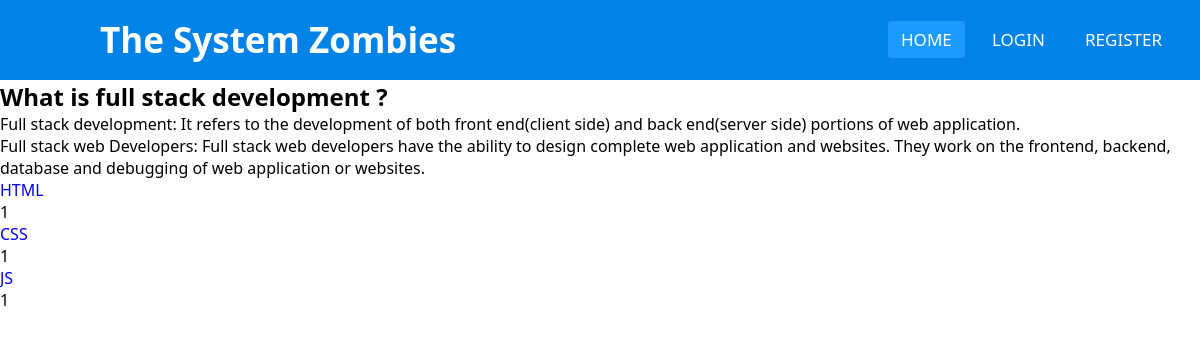
The app's page /, older data.
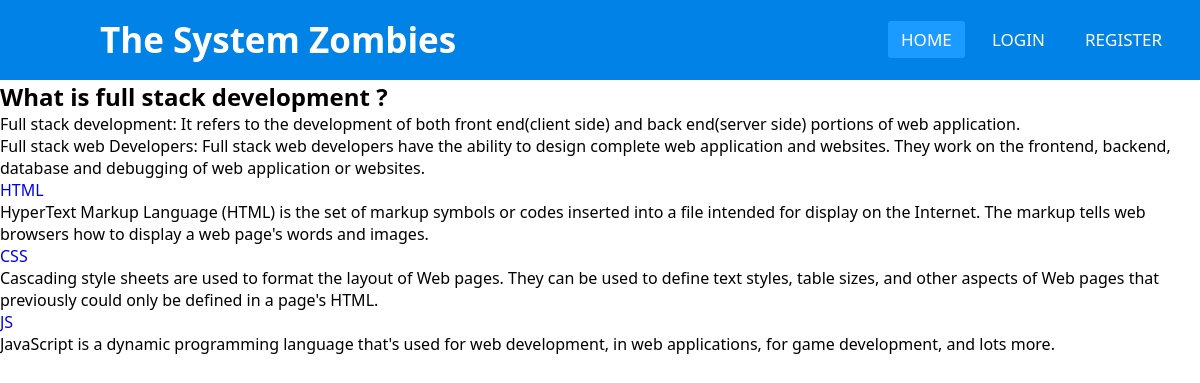
The same page, newer data.
### main/models.py (models this page shows, shortened)
class DevName(models.Model):
    name=models.CharField(max_length=200)
    desc=models.TextField(default='')

### main/views.py (the view)
# urls.py: path('', views.home, name="home"),
def home(request):
    devname= DevName.objects
    return render(request,'home.html',{"devname":devname})

### templates/home.html (shortened to what this page needs)
{% extends 'base.html' %}
{% block content %}
<h2> What is full stack development ? </h2>
<p> Full stack development: It refers to the development of both front end(client side) and back end(server side) portions of web application.</p>
<p> Full stack web Developers: Full stack web developers have the ability to design complete web application and websites. They work on the frontend, backend, database and debugging of web application or websites. </p>
<div>
{% for x in devname.all%}
<a href= "/video/{{x.id}}/"> {{x.name}} </a>
<div> {{x.desc}} </div>
{%endfor%}
{% endblock %}

Row changes from the older to the newer data that the page shows:
changed DevName "HTML": desc "1" → "HyperText Markup Language (HTML) is the set of markup symbols or codes inserted into a file intended for display on the Internet. The markup tells web browsers how to display a web page's words and images."
changed DevName "CSS": desc "1" → "Cascading style sheets are used to format the layout of Web pages. They can be used to define text styles, table sizes, and other aspects of Web pages that previously could only be defined in a page's HTML."
changed DevName "JS": desc "1" → "JavaScript is a dynamic programming language that's used for web development, in web applications, for game development, and lots more."
